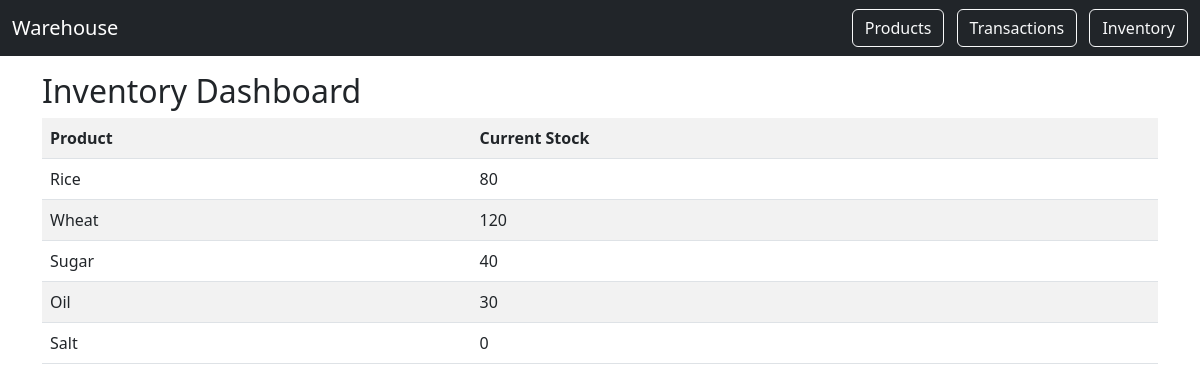
The page / on the database its author committed.
### inventory/models.py (models this page shows, shortened)
class Product(models.Model):
    name = models.CharField(max_length=100, unique=True)
    description = models.TextField(blank=True, null=True)
    price = models.DecimalField(max_digits=10, decimal_places=2)
    stock_quantity = models.IntegerField(default=0)

### inventory/views.py (the view)
# urls.py: path('', views.inventory_dashboard, name='inventory_dashboard'),
def inventory_dashboard(request):
    products = Product.objects.all()
    stock_movements = StockDetail.objects.values('product').annotate(
        in_qty=Sum('quantity', filter=Q(transaction__transaction_type='IN')),
        out_qty=Sum('quantity', filter=Q(transaction__transaction_type='OUT'))
    )
    stock_dict = {}
    for move in stock_movements:
        stock_dict[move['product']] = (move['in_qty'] or 0) - (move['out_qty'] or 0)
    for product in products:
        product.current_stock = stock_dict.get(product.id, 0)
    return render(request, 'inventory/inventory.html', {'products': products})

### inventory/templates/inventory/inventory.html
{% extends 'inventory/base.html' %}
{% block content %}
<h2>Inventory Dashboard</h2>
<table class="table table-striped">
    <tr>
        <th>Product</th>
        <th>Current Stock</th>
    </tr>
    {% for product in products %}
    <tr>
        <td>{{ product.name }}</td>
        <td>{{ product.current_stock }}</td>
    </tr>
    {% endfor %}
</table>
{% endblock %}

### rows shown on the page
Product: name "Rice", current_stock "80"
Product: name "Wheat", current_stock "120"
Product: name "Sugar", current_stock "40"
Product: name "Oil", current_stock "30"
Product: name "Salt", current_stock "0"
